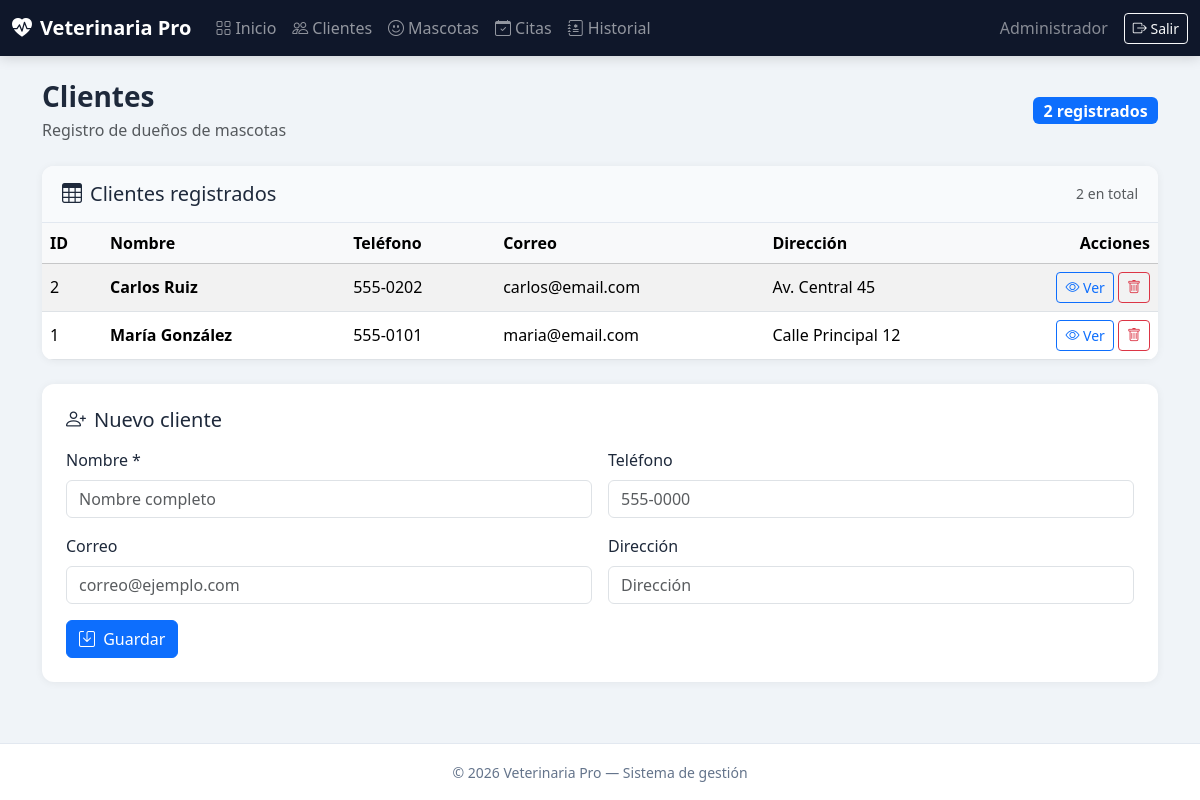
The page /views/clientes.php (signed in) on the database its author committed.
### tables this page shows
CREATE TABLE IF NOT EXISTS clientes (
  id INT AUTO_INCREMENT PRIMARY KEY,
  nombre VARCHAR(120) NOT NULL,
  telefono VARCHAR(20),
  direccion VARCHAR(255),
  correo VARCHAR(150),
  creado_en TIMESTAMP DEFAULT CURRENT_TIMESTAMP
);

### includes/datos_lista.php (called while the page is built, shortened)
<?php
function datos_listar(mysqli $conexion, string $sql): array
{
    $res = $conexion->query($sql);
    $filas = [];
    while ($row = $res->fetch_assoc()) {
        $filas[] = $row;
    }
    return $filas;
}

### includes/paths.php (called while the page is built)
<?php
function app_base_path(): string
{
    $dir = str_replace('\\', '/', dirname($_SERVER['SCRIPT_NAME'] ?? ''));
    $leaf = basename($dir);
    if ($leaf === 'views' || $leaf === 'backend') {
        $dir = dirname($dir);
    }
    return rtrim($dir, '/');
}
function app_url(string $path = ''): string
{
    $base = app_base_path();
    $path = ltrim(str_replace('\\', '/', $path), '/');
    return ($base === '' ? '' : $base) . ($path !== '' ? '/' . $path : '');
}

### views/clientes.php (the view, shortened to what this page needs)
<?php
require_once '../backend/conexion.php';
require_once '../includes/datos_lista.php';
require_once '../includes/paths.php';
require_once '../includes/header.php';
$clientes = datos_listar($conexion, 'SELECT * FROM clientes ORDER BY nombre ASC');
?>
<div class="page-header d-flex justify-content-between align-items-center flex-wrap gap-2 mb-4">
    <div>
        <h1 class="h3 mb-1">Clientes</h1>
        <p class="text-muted mb-0">Registro de dueños de mascotas</p>
    </div>
    <span class="badge bg-primary fs-6"><?= count($clientes) ?> registrados</span>
</div>
<section class="table-card mb-4" id="seccion-clientes" aria-labelledby="tituloListaClientes">
    <div class="list-section-header">
        <h2 class="h5 mb-0" id="tituloListaClientes">
            <i class="bi bi-table me-2"></i>Clientes registrados
        </h2>
        <span class="text-muted small"><?= count($clientes) ?> en total</span>
    </div>
    <div class="table-responsive">
        <table class="table table-hover table-striped mb-0 align-middle">
            <thead class="table-light">
                <tr>
                    <th>ID</th>
                    <th>Nombre</th>
                    <th>Teléfono</th>
                    <th>Correo</th>
                    <th>Dirección</th>
                    <th class="text-end" width="140">Acciones</th>
                </tr>
            </thead>
            <tbody>
                <?php if (count($clientes) === 0): ?>
                <tr>
                    <td colspan="6" class="text-muted text-center py-5">
                        <i class="bi bi-inbox display-6 d-block mb-2 opacity-50"></i>
                        No hay clientes registrados. Use el formulario de abajo para agregar uno.
                    </td>
                </tr>
                <?php else: foreach ($clientes as $row): ?>
                <tr>
                    <td><?= (int) $row['id'] ?></td>
                    <td class="fw-semibold"><?= htmlspecialchars($row['nombre']) ?></td>
                    <td><?= htmlspecialchars($row['telefono'] ?? '—') ?></td>
                    <td><?= htmlspecialchars($row['correo'] ?? '—') ?></td>
                    <td><?= htmlspecialchars($row['direccion'] ?? '—') ?></td>
                    <td class="text-end text-nowrap">
                        <button type="button" class="btn btn-outline-primary btn-sm"
                                data-bs-toggle="modal" data-bs-target="#modalVerCliente"
                                data-id="<?= (int) $row['id'] ?>"
                                data-nombre="<?= htmlspecialchars($row['nombre'], ENT_QUOTES) ?>"
                                data-telefono="<?= htmlspecialchars($row['telefono'] ?? '', ENT_QUOTES) ?>"
                                data-correo="<?= htmlspecialchars($row['correo'] ?? '', ENT_QUOTES) ?>"
                                data-direccion="<?= htmlspecialchars($row['direccion'] ?? '', ENT_QUOTES) ?>">
                            <i class="bi bi-eye"></i> Ver
                        </button>
                        <a href="<?= app_url('backend/clientes.php') ?>?eliminar=<?= (int) $row['id'] ?>"
                           class="btn btn-outline-danger btn-sm"
                           onclick="return confirm('¿Eliminar este cliente y sus mascotas?')">
                            <i class="bi bi-trash"></i>
                        </a>
                    </td>
                </tr>
                <?php endforeach; endif; ?>
            </tbody>
        </table>
    </div>
</section>
<div class="form-card">
    <h5 class="mb-3"><i class="bi bi-person-plus me-2"></i>Nuevo cliente</h5>
    <form method="POST" action="<?= app_url('backend/clientes.php') ?>" class="row g-3">
        <div class="col-md-6">
            <label class="form-label">Nombre *</label>
            <input name="nombre" class="form-control" placeholder="Nombre completo" required>
        </div>
        <div class="col-md-6">
            <label class="form-label">Teléfono</label>
            <input name="telefono" class="form-control" placeholder="555-0000">
        </div>
        <div class="col-md-6">
            <label class="form-label">Correo</label>
            <input type="email" name="correo" class="form-control" placeholder="correo@ejemplo.com">
        </div>
        <div class="col-md-6">
            <label class="form-label">Dirección</label>
            <input name="direccion" class="form-control" placeholder="Dirección">
        </div>
        <div class="col-12">
            <button type="submit" class="btn btn-primary"><i class="bi bi-save me-1"></i> Guardar</button>
        </div>
    </form>
</div>
<?php require_once '../includes/footer.php'; ?>

### css/estilos.css (style rules this page uses)
:root { --primary: #0d6efd; --primary-dark: #0a58ca; --success: #198754; --warning: #ffc107; --info: #0dcaf0; --bg: #f0f4f8; --card: #ffffff; --text: #1e293b; --muted: #64748b; --navbar: #0f172a; }
* { box-sizing: border-box; }
body { font-family: 'Segoe UI', system-ui, -apple-system, sans-serif; color: var(--text); margin: 0; }
.app-body { background: var(--bg); min-height: 100vh; display: flex; flex-direction: column; }
.page-header h1 { font-weight: 700; }
.form-card { background: var(--card); border-radius: 12px; padding: 1.5rem; box-shadow: 0 1px 8px rgba(0, 0, 0, 0.06); margin-bottom: 1.5rem; }
.table-card { background: var(--card); border-radius: 12px; overflow: hidden; box-shadow: 0 1px 8px rgba(0, 0, 0, 0.06); }
.list-section-header { display: flex; justify-content: space-between; align-items: center; flex-wrap: wrap; gap: 0.5rem; padding: 1rem 1.25rem; border-bottom: 1px solid #e2e8f0; background: #f8fafc; }

### rows shown on the page
clientes: id "2", nombre "Carlos Ruiz", telefono "555-0202", correo "carlos@email.com", direccion "Av. Central 45"
clientes: id "1", nombre "María González", telefono "555-0101", correo "maria@email.com", direccion "Calle Principal 12"

### other values the page prints
$_SESSION['nombre'] "Administrador"
count($clientes) "2"
